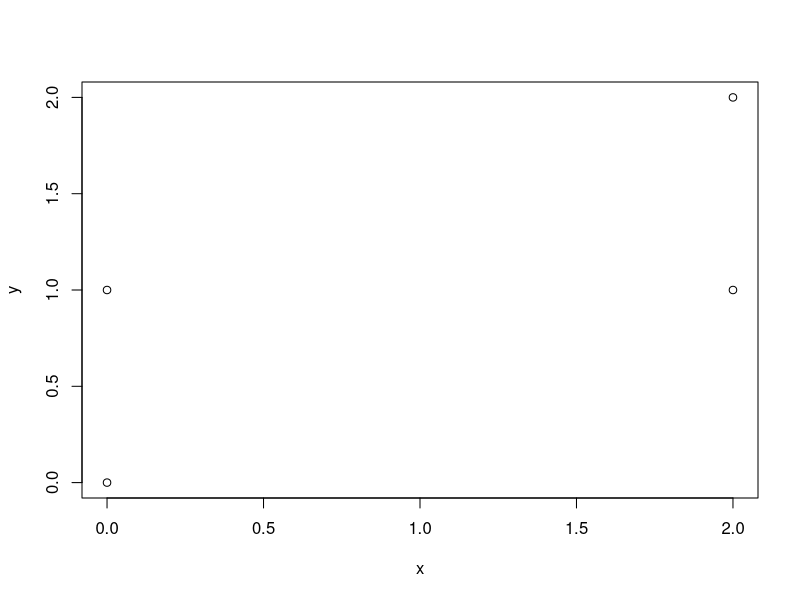

This chart was generated by the following R code:
# Mean squared error
# y: our actual data
# y^: predicted data (aka 'y hat' lol)
# to find a good prediction of the gap between data: (y - y^)^2 

# sample data
y <- c(0,1,1,2)
x <- c(0,0,2,2)
plot(x,y)

model <- lm(y ~ x) # get an average of the differences
yhat <- predict(model,data.frame(x = x))

# MSE: Mean Squared Error
mean((y - yhat)^2)

# random notes for hw:
# MAD: mean (the average), absolute (value), deviation (diff b/t each data point & mean)